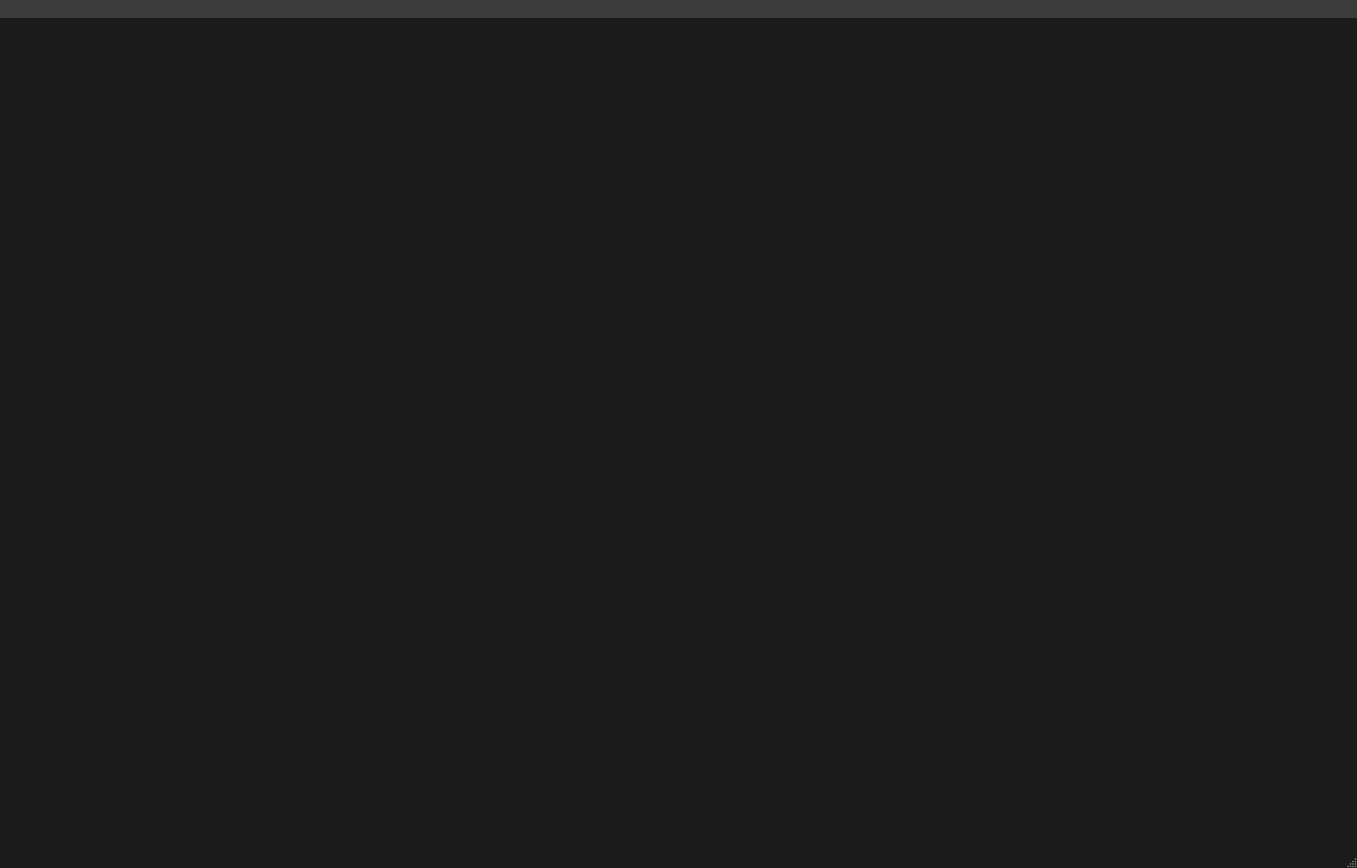
<?xml version="1.0" encoding="UTF-8"?>
<ui version="4.0">
 <class>MainWindow</class>
 <widget class="QMainWindow" name="MainWindow">
  <property name="geometry">
   <rect>
    <x>0</x>
    <y>0</y>
    <width>1665</width>
    <height>1065</height>
   </rect>
  </property>
  <property name="palette">
   <palette>
    <active>
     <colorrole role="WindowText">
      <brush brushstyle="SolidPattern">
       <color alpha="255">
        <red>255</red>
        <green>255</green>
        <blue>255</blue>
       </color>
      </brush>
     </colorrole>
     <colorrole role="Button">
      <brush brushstyle="SolidPattern">
       <color alpha="255">
        <red>77</red>
        <green>76</green>
        <blue>76</blue>
       </color>
      </brush>
     </colorrole>
     <colorrole role="Light">
      <brush brushstyle="SolidPattern">
       <color alpha="255">
        <red>40</red>
        <green>40</green>
        <blue>42</blue>
       </color>
      </brush>
     </colorrole>
     <colorrole role="Midlight">
      <brush brushstyle="SolidPattern">
       <color alpha="255">
        <red>33</red>
        <green>33</green>
        <blue>35</blue>
       </color>
      </brush>
     </colorrole>
     <colorrole role="Dark">
      <brush brushstyle="SolidPattern">
       <color alpha="255">
        <red>13</red>
        <green>13</green>
        <blue>14</blue>
       </color>
      </brush>
     </colorrole>
     <colorrole role="Mid">
      <brush brushstyle="SolidPattern">
       <color alpha="255">
        <red>18</red>
        <green>18</green>
        <blue>18</blue>
       </color>
      </brush>
     </colorrole>
     <colorrole role="Text">
      <brush brushstyle="SolidPattern">
       <color alpha="255">
        <red>255</red>
        <green>255</green>
        <blue>255</blue>
       </color>
      </brush>
     </colorrole>
     <colorrole role="BrightText">
      <brush brushstyle="SolidPattern">
       <color alpha="255">
        <red>255</red>
        <green>255</green>
        <blue>255</blue>
       </color>
      </brush>
     </colorrole>
     <colorrole role="ButtonText">
      <brush brushstyle="SolidPattern">
       <color alpha="255">
        <red>255</red>
        <green>255</green>
        <blue>255</blue>
       </color>
      </brush>
     </colorrole>
     <colorrole role="Base">
      <brush brushstyle="SolidPattern">
       <color alpha="255">
        <red>0</red>
        <green>0</green>
        <blue>0</blue>
       </color>
      </brush>
     </colorrole>
     <colorrole role="Window">
      <brush brushstyle="SolidPattern">
       <color alpha="255">
        <red>27</red>
        <green>27</green>
        <blue>28</blue>
       </color>
      </brush>
     </colorrole>
     <colorrole role="Shadow">
      <brush brushstyle="SolidPattern">
       <color alpha="255">
        <red>0</red>
        <green>0</green>
        <blue>0</blue>
       </color>
      </brush>
     </colorrole>
     <colorrole role="AlternateBase">
      <brush brushstyle="SolidPattern">
       <color alpha="255">
        <red>13</red>
        <green>13</green>
        <blue>14</blue>
       </color>
      </brush>
     </colorrole>
     <colorrole role="ToolTipBase">
      <brush brushstyle="SolidPattern">
       <color alpha="255">
        <red>255</red>
        <green>255</green>
        <blue>220</blue>
       </color>
      </brush>
     </colorrole>
     <colorrole role="ToolTipText">
      <brush brushstyle="SolidPattern">
       <color alpha="255">
        <red>0</red>
        <green>0</green>
        <blue>0</blue>
       </color>
      </brush>
     </colorrole>
    </active>
    <inactive>
     <colorrole role="WindowText">
      <brush brushstyle="SolidPattern">
       <color alpha="255">
        <red>255</red>
        <green>255</green>
        <blue>255</blue>
       </color>
      </brush>
     </colorrole>
     <colorrole role="Button">
      <brush brushstyle="SolidPattern">
       <color alpha="255">
        <red>77</red>
        <green>76</green>
        <blue>76</blue>
       </color>
      </brush>
     </colorrole>
     <colorrole role="Light">
      <brush brushstyle="SolidPattern">
       <color alpha="255">
        <red>40</red>
        <green>40</green>
        <blue>42</blue>
       </color>
      </brush>
     </colorrole>
     <colorrole role="Midlight">
      <brush brushstyle="SolidPattern">
       <color alpha="255">
        <red>33</red>
        <green>33</green>
        <blue>35</blue>
       </color>
      </brush>
     </colorrole>
     <colorrole role="Dark">
      <brush brushstyle="SolidPattern">
       <color alpha="255">
        <red>13</red>
        <green>13</green>
        <blue>14</blue>
       </color>
      </brush>
     </colorrole>
     <colorrole role="Mid">
      <brush brushstyle="SolidPattern">
       <color alpha="255">
        <red>18</red>
        <green>18</green>
        <blue>18</blue>
       </color>
      </brush>
     </colorrole>
     <colorrole role="Text">
      <brush brushstyle="SolidPattern">
       <color alpha="255">
        <red>255</red>
        <green>255</green>
        <blue>255</blue>
       </color>
      </brush>
     </colorrole>
     <colorrole role="BrightText">
      <brush brushstyle="SolidPattern">
       <color alpha="255">
        <red>255</red>
        <green>255</green>
        <blue>255</blue>
       </color>
      </brush>
     </colorrole>
     <colorrole role="ButtonText">
      <brush brushstyle="SolidPattern">
       <color alpha="255">
        <red>255</red>
        <green>255</green>
        <blue>255</blue>
       </color>
      </brush>
     </colorrole>
     <colorrole role="Base">
      <brush brushstyle="SolidPattern">
       <color alpha="255">
        <red>0</red>
        <green>0</green>
        <blue>0</blue>
       </color>
      </brush>
     </colorrole>
     <colorrole role="Window">
      <brush brushstyle="SolidPattern">
       <color alpha="255">
        <red>27</red>
        <green>27</green>
        <blue>28</blue>
       </color>
      </brush>
     </colorrole>
     <colorrole role="Shadow">
      <brush brushstyle="SolidPattern">
       <color alpha="255">
        <red>0</red>
        <green>0</green>
        <blue>0</blue>
       </color>
      </brush>
     </colorrole>
     <colorrole role="AlternateBase">
      <brush brushstyle="SolidPattern">
       <color alpha="255">
        <red>13</red>
        <green>13</green>
        <blue>14</blue>
       </color>
      </brush>
     </colorrole>
     <colorrole role="ToolTipBase">
      <brush brushstyle="SolidPattern">
       <color alpha="255">
        <red>255</red>
        <green>255</green>
        <blue>220</blue>
       </color>
      </brush>
     </colorrole>
     <colorrole role="ToolTipText">
      <brush brushstyle="SolidPattern">
       <color alpha="255">
        <red>0</red>
        <green>0</green>
        <blue>0</blue>
       </color>
      </brush>
     </colorrole>
    </inactive>
    <disabled>
     <colorrole role="WindowText">
      <brush brushstyle="SolidPattern">
       <color alpha="255">
        <red>13</red>
        <green>13</green>
        <blue>14</blue>
       </color>
      </brush>
     </colorrole>
     <colorrole role="Button">
      <brush brushstyle="SolidPattern">
       <color alpha="255">
        <red>77</red>
        <green>76</green>
        <blue>76</blue>
       </color>
      </brush>
     </colorrole>
     <colorrole role="Light">
      <brush brushstyle="SolidPattern">
       <color alpha="255">
        <red>40</red>
        <green>40</green>
        <blue>42</blue>
       </color>
      </brush>
     </colorrole>
     <colorrole role="Midlight">
      <brush brushstyle="SolidPattern">
       <color alpha="255">
        <red>33</red>
        <green>33</green>
        <blue>35</blue>
       </color>
      </brush>
     </colorrole>
     <colorrole role="Dark">
      <brush brushstyle="SolidPattern">
       <color alpha="255">
        <red>13</red>
        <green>13</green>
        <blue>14</blue>
       </color>
      </brush>
     </colorrole>
     <colorrole role="Mid">
      <brush brushstyle="SolidPattern">
       <color alpha="255">
        <red>18</red>
        <green>18</green>
        <blue>18</blue>
       </color>
      </brush>
     </colorrole>
     <colorrole role="Text">
      <brush brushstyle="SolidPattern">
       <color alpha="255">
        <red>13</red>
        <green>13</green>
        <blue>14</blue>
       </color>
      </brush>
     </colorrole>
     <colorrole role="BrightText">
      <brush brushstyle="SolidPattern">
       <color alpha="255">
        <red>255</red>
        <green>255</green>
        <blue>255</blue>
       </color>
      </brush>
     </colorrole>
     <colorrole role="ButtonText">
      <brush brushstyle="SolidPattern">
       <color alpha="255">
        <red>13</red>
        <green>13</green>
        <blue>14</blue>
       </color>
      </brush>
     </colorrole>
     <colorrole role="Base">
      <brush brushstyle="SolidPattern">
       <color alpha="255">
        <red>27</red>
        <green>27</green>
        <blue>28</blue>
       </color>
      </brush>
     </colorrole>
     <colorrole role="Window">
      <brush brushstyle="SolidPattern">
       <color alpha="255">
        <red>27</red>
        <green>27</green>
        <blue>28</blue>
       </color>
      </brush>
     </colorrole>
     <colorrole role="Shadow">
      <brush brushstyle="SolidPattern">
       <color alpha="255">
        <red>0</red>
        <green>0</green>
        <blue>0</blue>
       </color>
      </brush>
     </colorrole>
     <colorrole role="AlternateBase">
      <brush brushstyle="SolidPattern">
       <color alpha="255">
        <red>27</red>
        <green>27</green>
        <blue>28</blue>
       </color>
      </brush>
     </colorrole>
     <colorrole role="ToolTipBase">
      <brush brushstyle="SolidPattern">
       <color alpha="255">
        <red>255</red>
        <green>255</green>
        <blue>220</blue>
       </color>
      </brush>
     </colorrole>
     <colorrole role="ToolTipText">
      <brush brushstyle="SolidPattern">
       <color alpha="255">
        <red>0</red>
        <green>0</green>
        <blue>0</blue>
       </color>
      </brush>
     </colorrole>
    </disabled>
   </palette>
  </property>
  <property name="windowTitle">
   <string>DataBase Assistant</string>
  </property>
  <widget class="QWidget" name="centralwidget">
   <widget class="QWidget" name="StatusBar" native="true">
    <property name="geometry">
     <rect>
      <x>0</x>
      <y>0</y>
      <width>1680</width>
      <height>22</height>
     </rect>
    </property>
    <property name="palette">
     <palette>
      <active>
       <colorrole role="WindowText">
        <brush brushstyle="SolidPattern">
         <color alpha="255">
          <red>255</red>
          <green>255</green>
          <blue>255</blue>
         </color>
        </brush>
       </colorrole>
       <colorrole role="Button">
        <brush brushstyle="SolidPattern">
         <color alpha="255">
          <red>60</red>
          <green>60</green>
          <blue>61</blue>
         </color>
        </brush>
       </colorrole>
       <colorrole role="Light">
        <brush brushstyle="SolidPattern">
         <color alpha="255">
          <red>90</red>
          <green>90</green>
          <blue>91</blue>
         </color>
        </brush>
       </colorrole>
       <colorrole role="Midlight">
        <brush brushstyle="SolidPattern">
         <color alpha="255">
          <red>75</red>
          <green>75</green>
          <blue>76</blue>
         </color>
        </brush>
       </colorrole>
       <colorrole role="Dark">
        <brush brushstyle="SolidPattern">
         <color alpha="255">
          <red>30</red>
          <green>30</green>
          <blue>30</blue>
         </color>
        </brush>
       </colorrole>
       <colorrole role="Mid">
        <brush brushstyle="SolidPattern">
         <color alpha="255">
          <red>40</red>
          <green>40</green>
          <blue>40</blue>
         </color>
        </brush>
       </colorrole>
       <colorrole role="Text">
        <brush brushstyle="SolidPattern">
         <color alpha="255">
          <red>255</red>
          <green>255</green>
          <blue>255</blue>
         </color>
        </brush>
       </colorrole>
       <colorrole role="BrightText">
        <brush brushstyle="SolidPattern">
         <color alpha="255">
          <red>255</red>
          <green>255</green>
          <blue>255</blue>
         </color>
        </brush>
       </colorrole>
       <colorrole role="ButtonText">
        <brush brushstyle="SolidPattern">
         <color alpha="255">
          <red>255</red>
          <green>255</green>
          <blue>255</blue>
         </color>
        </brush>
       </colorrole>
       <colorrole role="Base">
        <brush brushstyle="SolidPattern">
         <color alpha="255">
          <red>0</red>
          <green>0</green>
          <blue>0</blue>
         </color>
        </brush>
       </colorrole>
       <colorrole role="Window">
        <brush brushstyle="SolidPattern">
         <color alpha="255">
          <red>60</red>
          <green>60</green>
          <blue>61</blue>
         </color>
        </brush>
       </colorrole>
       <colorrole role="Shadow">
        <brush brushstyle="SolidPattern">
         <color alpha="255">
          <red>0</red>
          <green>0</green>
          <blue>0</blue>
         </color>
        </brush>
       </colorrole>
       <colorrole role="AlternateBase">
        <brush brushstyle="SolidPattern">
         <color alpha="255">
          <red>30</red>
          <green>30</green>
          <blue>30</blue>
         </color>
        </brush>
       </colorrole>
       <colorrole role="ToolTipBase">
        <brush brushstyle="SolidPattern">
         <color alpha="255">
          <red>255</red>
          <green>255</green>
          <blue>220</blue>
         </color>
        </brush>
       </colorrole>
       <colorrole role="ToolTipText">
        <brush brushstyle="SolidPattern">
         <color alpha="255">
          <red>0</red>
          <green>0</green>
          <blue>0</blue>
         </color>
        </brush>
       </colorrole>
      </active>
      <inactive>
       <colorrole role="WindowText">
        <brush brushstyle="SolidPattern">
         <color alpha="255">
          <red>255</red>
          <green>255</green>
          <blue>255</blue>
         </color>
        </brush>
       </colorrole>
       <colorrole role="Button">
        <brush brushstyle="SolidPattern">
         <color alpha="255">
          <red>60</red>
          <green>60</green>
          <blue>61</blue>
         </color>
        </brush>
       </colorrole>
       <colorrole role="Light">
        <brush brushstyle="SolidPattern">
         <color alpha="255">
          <red>90</red>
          <green>90</green>
          <blue>91</blue>
         </color>
        </brush>
       </colorrole>
       <colorrole role="Midlight">
        <brush brushstyle="SolidPattern">
         <color alpha="255">
          <red>75</red>
          <green>75</green>
          <blue>76</blue>
         </color>
        </brush>
       </colorrole>
       <colorrole role="Dark">
        <brush brushstyle="SolidPattern">
         <color alpha="255">
          <red>30</red>
          <green>30</green>
          <blue>30</blue>
         </color>
        </brush>
       </colorrole>
       <colorrole role="Mid">
        <brush brushstyle="SolidPattern">
         <color alpha="255">
          <red>40</red>
          <green>40</green>
          <blue>40</blue>
         </color>
        </brush>
       </colorrole>
       <colorrole role="Text">
        <brush brushstyle="SolidPattern">
         <color alpha="255">
          <red>255</red>
          <green>255</green>
          <blue>255</blue>
         </color>
        </brush>
       </colorrole>
       <colorrole role="BrightText">
        <brush brushstyle="SolidPattern">
         <color alpha="255">
          <red>255</red>
          <green>255</green>
          <blue>255</blue>
         </color>
        </brush>
       </colorrole>
       <colorrole role="ButtonText">
        <brush brushstyle="SolidPattern">
         <color alpha="255">
          <red>255</red>
          <green>255</green>
          <blue>255</blue>
         </color>
        </brush>
       </colorrole>
       <colorrole role="Base">
        <brush brushstyle="SolidPattern">
         <color alpha="255">
          <red>0</red>
          <green>0</green>
          <blue>0</blue>
         </color>
        </brush>
       </colorrole>
       <colorrole role="Window">
        <brush brushstyle="SolidPattern">
         <color alpha="255">
          <red>60</red>
          <green>60</green>
          <blue>61</blue>
         </color>
        </brush>
       </colorrole>
       <colorrole role="Shadow">
        <brush brushstyle="SolidPattern">
         <color alpha="255">
          <red>0</red>
          <green>0</green>
          <blue>0</blue>
         </color>
        </brush>
       </colorrole>
       <colorrole role="AlternateBase">
        <brush brushstyle="SolidPattern">
         <color alpha="255">
          <red>30</red>
          <green>30</green>
          <blue>30</blue>
         </color>
        </brush>
       </colorrole>
       <colorrole role="ToolTipBase">
        <brush brushstyle="SolidPattern">
         <color alpha="255">
          <red>255</red>
          <green>255</green>
          <blue>220</blue>
         </color>
        </brush>
       </colorrole>
       <colorrole role="ToolTipText">
        <brush brushstyle="SolidPattern">
         <color alpha="255">
          <red>0</red>
          <green>0</green>
          <blue>0</blue>
         </color>
        </brush>
       </colorrole>
      </inactive>
      <disabled>
       <colorrole role="WindowText">
        <brush brushstyle="SolidPattern">
         <color alpha="255">
          <red>30</red>
          <green>30</green>
          <blue>30</blue>
         </color>
        </brush>
       </colorrole>
       <colorrole role="Button">
        <brush brushstyle="SolidPattern">
         <color alpha="255">
          <red>60</red>
          <green>60</green>
          <blue>61</blue>
         </color>
        </brush>
       </colorrole>
       <colorrole role="Light">
        <brush brushstyle="SolidPattern">
         <color alpha="255">
          <red>90</red>
          <green>90</green>
          <blue>91</blue>
         </color>
        </brush>
       </colorrole>
       <colorrole role="Midlight">
        <brush brushstyle="SolidPattern">
         <color alpha="255">
          <red>75</red>
          <green>75</green>
          <blue>76</blue>
         </color>
        </brush>
       </colorrole>
       <colorrole role="Dark">
        <brush brushstyle="SolidPattern">
         <color alpha="255">
          <red>30</red>
          <green>30</green>
          <blue>30</blue>
         </color>
        </brush>
       </colorrole>
       <colorrole role="Mid">
        <brush brushstyle="SolidPattern">
         <color alpha="255">
          <red>40</red>
          <green>40</green>
          <blue>40</blue>
         </color>
        </brush>
       </colorrole>
       <colorrole role="Text">
        <brush brushstyle="SolidPattern">
         <color alpha="255">
          <red>30</red>
          <green>30</green>
          <blue>30</blue>
         </color>
        </brush>
       </colorrole>
       <colorrole role="BrightText">
        <brush brushstyle="SolidPattern">
         <color alpha="255">
          <red>255</red>
          <green>255</green>
          <blue>255</blue>
         </color>
        </brush>
       </colorrole>
       <colorrole role="ButtonText">
        <brush brushstyle="SolidPattern">
         <color alpha="255">
          <red>30</red>
          <green>30</green>
          <blue>30</blue>
         </color>
        </brush>
       </colorrole>
       <colorrole role="Base">
        <brush brushstyle="SolidPattern">
         <color alpha="255">
          <red>60</red>
          <green>60</green>
          <blue>61</blue>
         </color>
        </brush>
       </colorrole>
       <colorrole role="Window">
        <brush brushstyle="SolidPattern">
         <color alpha="255">
          <red>60</red>
          <green>60</green>
          <blue>61</blue>
         </color>
        </brush>
       </colorrole>
       <colorrole role="Shadow">
        <brush brushstyle="SolidPattern">
         <color alpha="255">
          <red>0</red>
          <green>0</green>
          <blue>0</blue>
         </color>
        </brush>
       </colorrole>
       <colorrole role="AlternateBase">
        <brush brushstyle="SolidPattern">
         <color alpha="255">
          <red>60</red>
          <green>60</green>
          <blue>61</blue>
         </color>
        </brush>
       </colorrole>
       <colorrole role="ToolTipBase">
        <brush brushstyle="SolidPattern">
         <color alpha="255">
          <red>255</red>
          <green>255</green>
          <blue>220</blue>
         </color>
        </brush>
       </colorrole>
       <colorrole role="ToolTipText">
        <brush brushstyle="SolidPattern">
         <color alpha="255">
          <red>0</red>
          <green>0</green>
          <blue>0</blue>
         </color>
        </brush>
       </colorrole>
      </disabled>
     </palette>
    </property>
    <property name="autoFillBackground">
     <bool>true</bool>
    </property>
   </widget>
  </widget>
  <widget class="QMenuBar" name="menubar">
   <property name="geometry">
    <rect>
     <x>0</x>
     <y>0</y>
     <width>1665</width>
     <height>21</height>
    </rect>
   </property>
  </widget>
  <widget class="QStatusBar" name="statusbar"/>
 </widget>
 <resources/>
 <connections/>
</ui>
